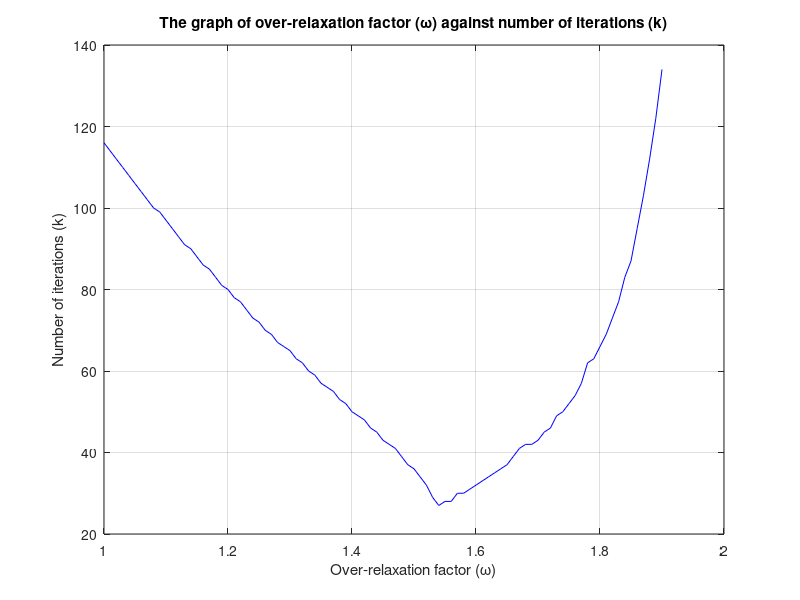
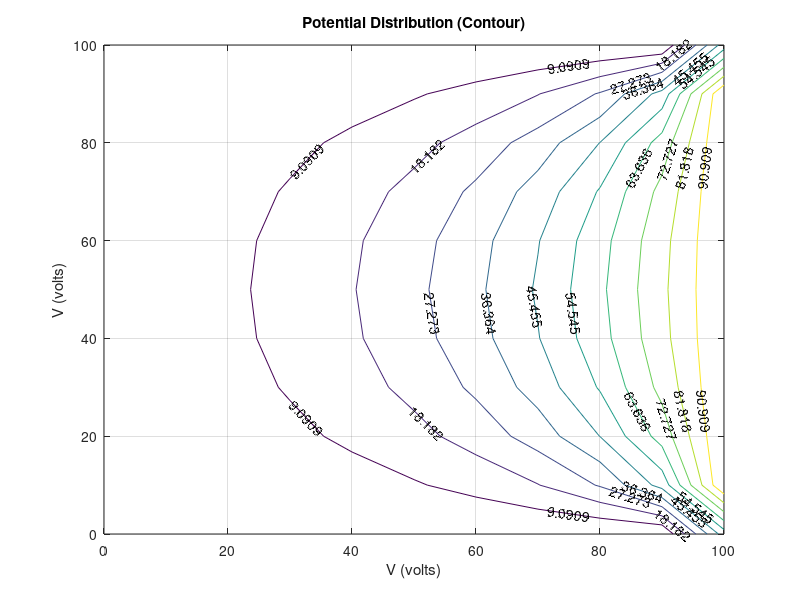
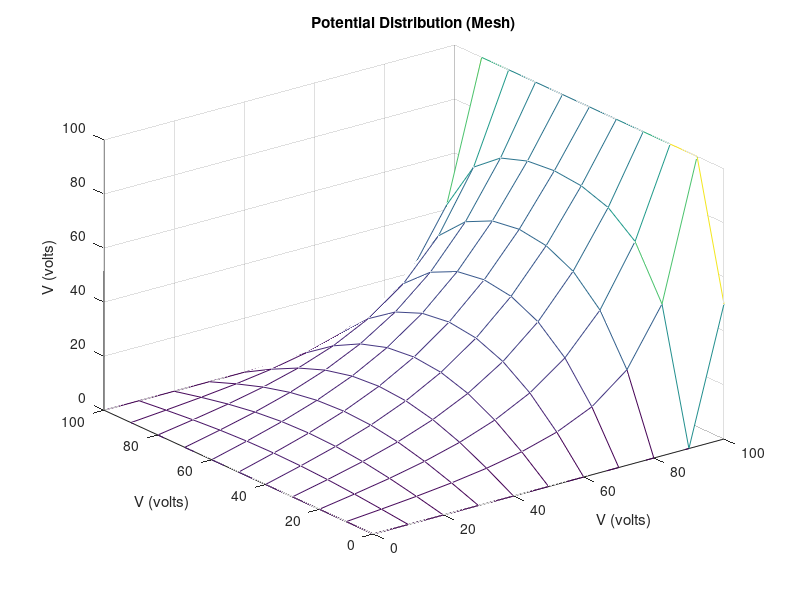

These figures' MATLAB source, in order:
%% laplacianNumeric.m
%   Calculate solve for the scalar potential,phi(x,y) 
%    on a rectangular grid using Successive Over-Relaxation (SOR).
%       
%       Approach: Numerical Solution
%        
%       Course:     ECE 7810
%       Homework:   1
%       Sub. Date:  October 4, 2016
%
%           Author:     Jamiu Babatunde Mojolagbe
%           Department: Electrical and Computer Engineering
%           Student ID: #7804719
%           Email:      mojolagm@myumanitoba.ca

clear; clc; close all;

%%  set variables

omega = 1;                          % over-relaxation constant / acceleration factor
omega_count = 1;                    % iteration counter for storing omega values 
omega_array = omega : 0.01: 1.9;    % array of relaxation factors to be used for ploting

for omega = omega : 0.01 : 1.9           % loop through the solver using different omega values
    max_iter = 1000;     % maximum iterations 
    epsolon = 1e-6;      % ralative displacement norm

    width = 1;      % width of the rectangle
    height = 1;     % height of the rectangle
    h = 0.1;        % grid Resolution 

    % set boundary condition voltages for the rectangle
    a = 0;        % left 
    b = 0;        % top 
    c = 100;        % right
    d = 0;        % bottom 

    %% calculate number of grid point and set the grid

    nx = (width/h) + 1;         % number of points in x direction
    ny = (height/h) + 1;        % number of points in y direction

    phi = zeros(nx, ny);    % grid/solution matrix phi(x,y) %% ones(nx-1, ny-1);


    %% set boundary condition (Dirichlet B. C)

    % non-corner elemets at the boundary
    phi(:,1) = a;        % bottom
    phi(:,ny) = c;     % top
    phi(1,:) = b;        % left
    phi(nx,:)= d;      % right

    % corner elements at the boundary
    phi(1, 1) = (a+b)/2;
    phi(nx, 1) = (a+d)/2;
    phi(nx, ny) = (c+d)/2;
    phi(1, ny) = (b+c)/2;


    %% initial guess for the grid matrix, set initial value to 1.0 for non-boundary elements
    for i = 2:1:nx-1
        for j = 2:1:ny-1
            phi(i, j) = 1.0;
        end
    end

    % phi(2 : nx - 2, 2 : ny - 2) = 1.0;

    %% solve the grid matrix with SOR
    iter = 1;           % counter for the number iterations
    err_norm = 99999;   % error norm for stoping the iterations

    while(iter < max_iter && err_norm > epsolon)
        ph =  0;        % solution norm
        disp_norm = 0;  % displacement norm

       % loop over inner matrix
        for i = 2:1:nx-1
            for j = 2:1:ny-1
                residual =  (phi(i - 1, j) +  phi(i + 1, j) +  phi(i, j - 1) + phi(i, j + 1)) ./ 4;
                acc_residual = omega * (residual - phi(i, j));
                phi(i, j) = phi(i, j) + acc_residual;

                ph = abs(ph) + abs(phi(i, j));                          % calculate current solution norm
                disp_norm = abs(disp_norm) + abs(acc_residual);         % calculate displacement norm
            end
        end

        % calculate relative displacement norm
        err_norm = disp_norm / ph;
        %increment the counter
        iter = iter + 1;
    end
    
    iter_array(omega_count) = iter;                  % store the number of iterations for each omega value
    omega_count = omega_count + 1;                % increment the omega loop counter
end


%% calculate the total flux emanating from the region
flux = 0;       % initialize total flux to zero
for i = 1:1:nx
    flux = flux + phi(1, i) + phi(i, 1) + phi(nx, i) + phi(i, ny);          % outside potential
    flux = flux - phi(2, i) - phi(i, 2) - phi(nx-1, i) - phi(i, ny-1);      % inside potential
end


%% find the index of optimum over-relaxation constant

indexmin = find(min(iter_array) == iter_array);     % find the minimum number of iteration       
omega_min = omega_array(indexmin);                  % get minimum over-relaxation value
itera_min = iter_array(indexmin);                   % get minimum number of iterations


%% output the result
disp(['Total flux: ', num2str(abs(flux))]);
disp(' ');
disp(['Optimum over-relaxation constant: ', num2str(omega_min), ...
    ' [No of iterations: ', num2str(itera_min), ']']);
    
% plot the relaxation factor againt number of iterations
% subplot(2, 2, 1);
plot(omega_array, iter_array, 'b');
title('The graph of over-relaxation factor (\omega) against number of iterations (k)');
xlabel('Over-relaxation factor (\omega)');
ylabel('Number of iterations (k)');
grid on

% plot potential distribution with contour 
xv = 0:10:100;
yv = 0:10:100;
% subplot(2, 2, 2);
figure
contour(xv,yv,phi,'ShowText','on');
title('Potential Distribution (Contour)');
xlabel('V (volts)');
ylabel('V (volts)');
grid on

% subplot(2, 2, 3);
figure
grad = gradient(phi);
mesh(xv,yv,phi,grad);
title('Potential Distribution (Mesh)');
xlabel('V (volts)');
ylabel('V (volts)');
zlabel('V (volts)');


